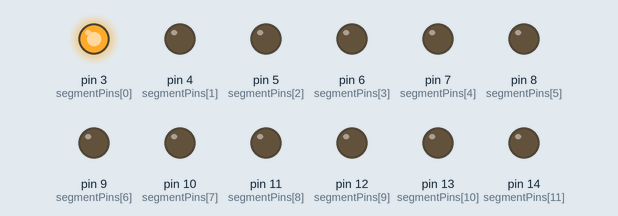
This sketch was run on a simulated Arduino Uno, built with avr-gcc and run on an emulated ATmega328P. Parts: output pins drawn as LEDs (lit = HIGH).

Above: at 0.05 s.
At 1.9 s:
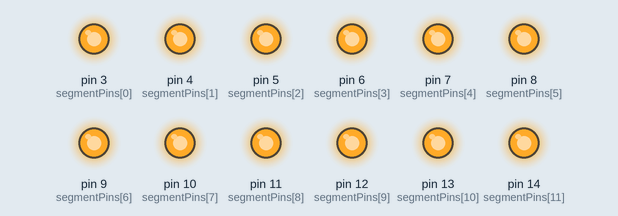
At 3.35 s:
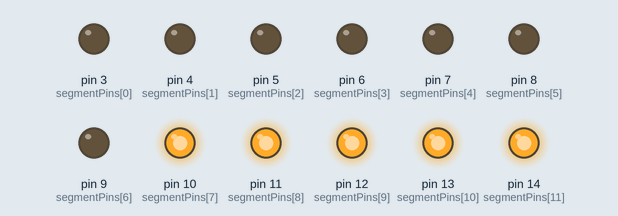
At 4.85 s:
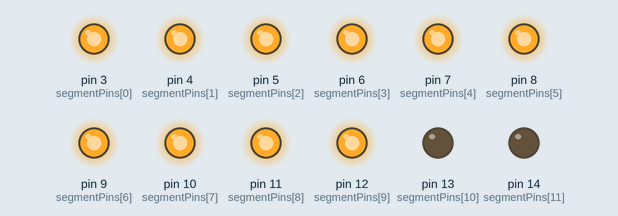
At 6.85 s:
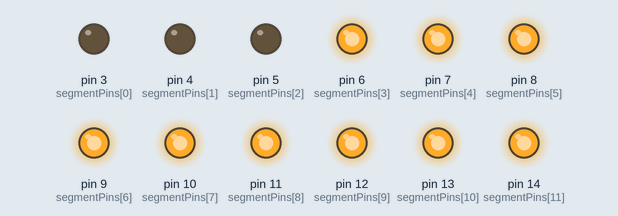
At 8.85 s:
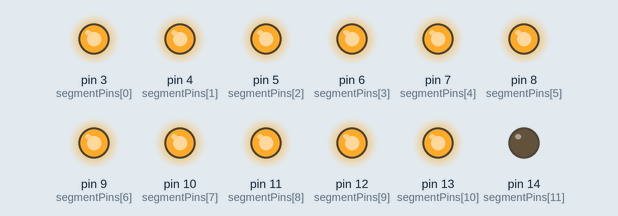
Timing chart, 0 to 9.2 s (numbered marks = the images above):
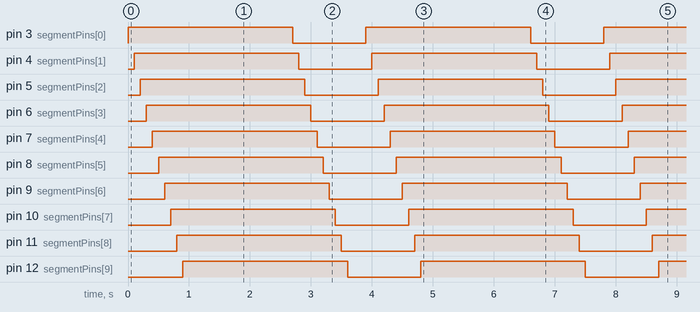

The sketch:

segment_test.ino
```cpp
/*
 * Program name: pruebaSegmentos.ino
 * Author: Álvaro R.
 * Date: 14th november 2023
 * Description: rogram tests all segments in the display.
 * Board: MH-ET Live Attiny88
 */

// Pinout of the display
//                             F  G  A GND H  B
// F A A A A A B               12 11 10 09 08 07
// F G       H B               |  |  |  |  |  |
// F G       H B              ******************
// F    G H    B              *       |8|.     *
// E    J I    C              *                *
// E J       I C              ******************
// E J       I C               |  |  |  |  |  |
// E D D D D D C   K          01 02 03 04 05 06
//                             E  J  D  I  C  K


int segmentPins[] = {3, 4, 5, 6, 7, 8, 9, 10, 11, 12, 13, 14};

void setup() {
  for (int i = 0; i < 12; i++) {
    pinMode(segmentPins[i], OUTPUT);
  }
}

void loop() {
    for (int i = 0; i < 12; i++) {
      digitalWrite(segmentPins[i], 1);
      delay(100);
    }
    delay(1500);
    for (int i = 0; i < 12; i++) {
      digitalWrite(segmentPins[i], 0);
      delay(100);
    }
}
```

Measured:
- by itself, pin 3 (segmentPins[0]), pin 4 (segmentPins[1]), pin 5 (segmentPins[2]), pin 6 (segmentPins[3]), pin 7 (segmentPins[4]), pin 8 (segmentPins[5]), pin 9 (segmentPins[6]), pin 10 (segmentPins[7]), pin 11 (segmentPins[8]), pin 12 (segmentPins[9]), pin 13 (segmentPins[10]), pin 14 (segmentPins[11]): alternates HIGH for 2.7 s and LOW for 1.2 s
- by itself, everything shown: repeats every 3.9 s, in 24 steps
